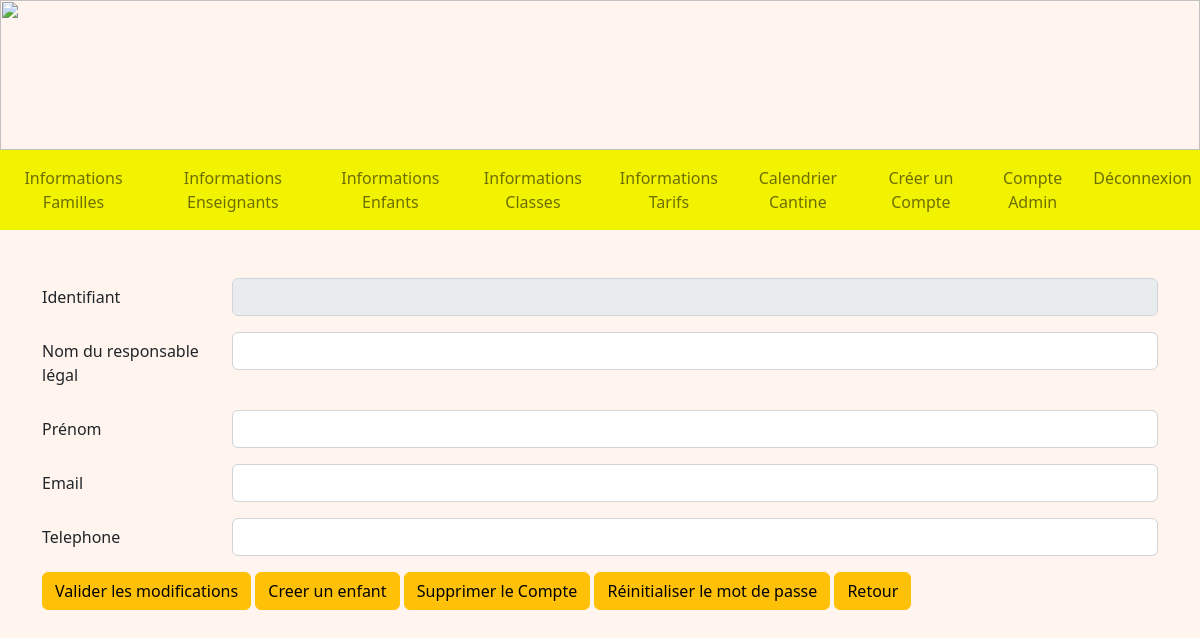
The app's page /detailsFamille/4 (signed in), older data.
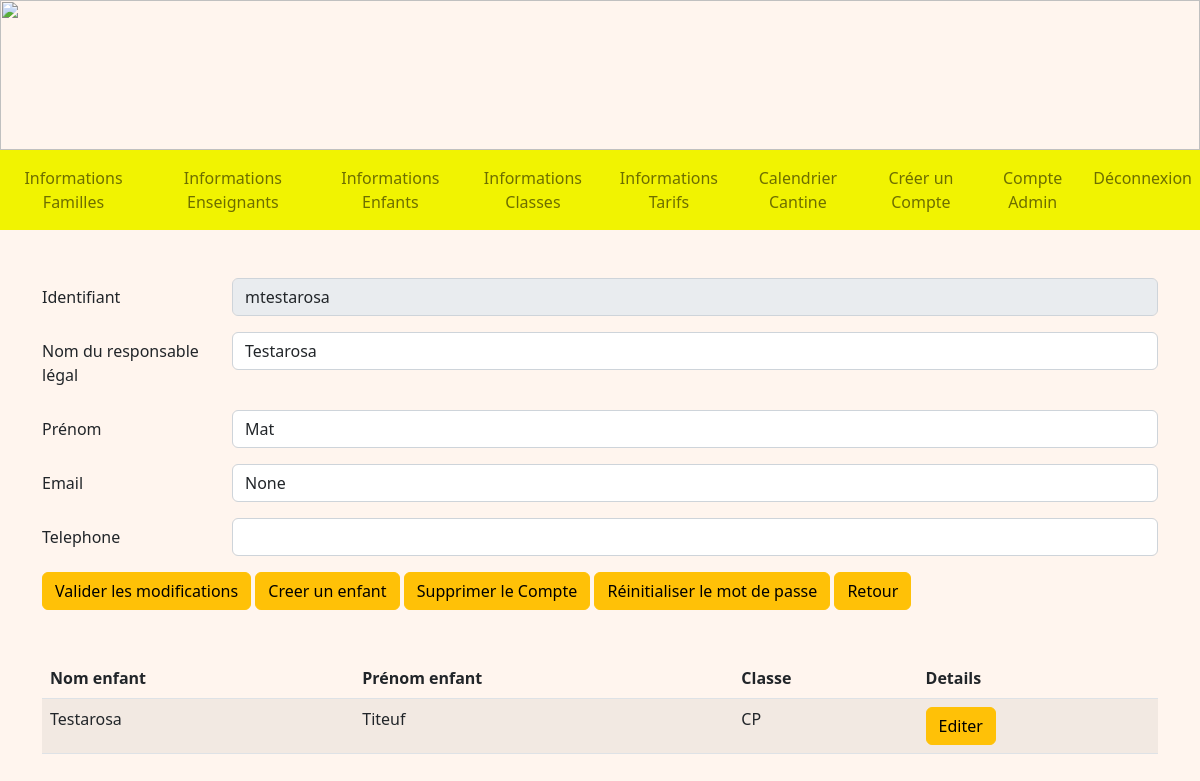
The same page, newer data.
### tables this page shows
CREATE TABLE Representant (
  code_representant integer primary key autoincrement,
  nom_representant TEXT NOT NULL,
  prenom_representant TEXT NOT NULL,
  telephone TEXT,
  email TEXT,
  identifiant TEXT NOT NULL,
  FOREIGN KEY (identifiant) REFERENCES Compte(identifiant)
);

CREATE TABLE Enfant (
  code_enfant integer primary key autoincrement,
  nom_enfant TEXT NOT NULL,
  prenom_enfant TEXT NOT NULL,
  code_tarif integer NOT NULL,
  code_classe integer NOT NULL,
  code_representant integer NOT NULL,
  code_formule integer NOT NULL,
  FOREIGN KEY (code_tarif) REFERENCES Tarif(code_tarif),
  FOREIGN KEY (code_classe) REFERENCES Classe(code_classe),
  FOREIGN KEY (code_representant) REFERENCES Representant(code_representant)
  FOREIGN KEY (code_formule) REFERENCES Formule(code_formule)
);

CREATE TABLE Classe (
  code_classe integer primary key autoincrement,
  nom_classe TEXT NOT NULL,
  code_type integer NOT NULL,
  FOREIGN KEY(code_type) REFERENCES TypeDeClasse(code_type)
);

### admin.py (the view)
@app.route('/detailsFamille/<int:code_rep>', methods = ["POST", "GET"])
@login_required
def detailsFamille(code_rep):
    db = get_db()
    cur = db.cursor()
    user = cur.execute("SELECT type_compte FROM Compte WHERE identifiant = ?", (flask_login.current_user.name, )).fetchone()
    if user[0] == 'Admin':
        if request.method == "POST":
            cur.execute("UPDATE Representant SET nom_representant=?, prenom_representant = ?, telephone = ?, email = ? WHERE code_representant = ?",
            (request.form["surname"], request.form["name"], request.form["phone"], request.form["mail"], code_rep, ))
            db.commit()
        representant = cur.execute("SELECT R.*, C.mot_de_passe FROM Representant AS R INNER JOIN Compte AS C ON R.identifiant = C.identifiant WHERE R.code_representant = ?", (code_rep, )).fetchone()
        enfants = cur.execute("SELECT E.nom_enfant, E.prenom_enfant, C.nom_classe, E.code_enfant FROM Enfant AS E INNER JOIN Classe AS C ON E.code_classe = C.code_classe WHERE code_representant = ? ORDER BY E.nom_enfant, E.prenom_enfant" ,  (code_rep, )).fetchall()
        return render_template('A_detailsFamille.html', representant = representant, enfants = enfants)
    if user[0] == 'Enseignant':
        return redirect(url_for('accueilEnseignant'))
    return redirect(url_for('accueil'))

### main.py (called while the page is built)
@login_manager.user_loader
def load_user(user_id):
    db = get_db()
    cur = db.cursor()
    user = cur.execute('SELECT identifiant, mot_de_passe FROM Compte WHERE identifiant=?', (user_id, )).fetchone()
    return User(user[0], user[1])

def get_db():
    if 'db' not in g:
        g.db = sqlite3.connect(DATABASE)
    return g.db

@app.teardown_appcontext
def close_connection(exception):
    db = g.pop('db', None)
    if db is not None:
        db.close()

### templates/A_detailsFamille.html (shortened to what this page needs)
<!DOCTYPE html>
<html>
<head>
    {% extends "A_layout.html" %}
    {% block content %}
    <div class="container mt-5 mb-5">
        <form method="POST">
            <div class="row mb-3">
                <label for="id" class="col-sm-2 col-form-label">Identifiant</label>
                <div class="col-sm-10">
                    <input name="id" type="text" class="form-control" id="id" value="{{representant[(5)]}}" disabled>
                </div>
            </div>
            <div class="row mb-3">
                <label for="surname" class="col-sm-2 col-form-label">Nom du responsable légal</label>
                <div class="col-sm-10">
                    <input name="surname" type="name" class="form-control" id="surname" value="{{representant[1]}}"
                        required>
                </div>
            </div>
            <div class="row mb-3">
                <label for="name" class="col-sm-2 col-form-label">Prénom</label>
                <div class="col-sm-10">
                    <input name="name" type="name" class="form-control" id="name" value="{{representant[2]}}" required>
                </div>
            </div>
            <div class="row mb-3">
                <label for="mail" class="col-sm-2 col-form-label">Email</label>
                <div class="col-sm-10">
                    <input name="mail" type="email" class="form-control" id="mail" value="{{representant[4]}}">
                </div>
            </div>
            <div class="row mb-3">
                <label for="phone" class="col-sm-2 col-form-label">Telephone</label>
                <div class="col-sm-10">
                    <input name="phone" type="number" class="form-control" id="phone" value="{{representant[3]}}">
                </div>
            </div>
            <button type="submit" class="btn btn-warning">Valider les modifications</button>
            <a href="/ajouterEnfant/{{ representant[0] }}" class="btn btn-warning">Creer un enfant</a>
            <a href="/suppressionR/{{ representant[0] }}" class="btn btn-warning"
                onclick="if (confirm('Voulez-vous vraiment supprimer ce compte ?')) commentDelete(1); return false">Supprimer
                le Compte</a>
            <a href="/modifMDPR/{{ representant[0] }}" class="btn btn-warning"
                onclick="if (confirm('Voulez-vous vraiment reinitialiser le mot de passe ?')) commentDelete(1); return false">Réinitialiser
                le mot de
                passe</a>
            <a href="/infosFamilles" class="btn btn-warning">Retour</a>
        </form>
    </div>
    {% if enfants%}
    <div class="container mt-5 mb-5">
        <table class="table table-striped">
            <thead>
                <tr>
                    <div class="container mt-5 mb-5">
                        <th scope="col">Nom enfant</th>
                        <th scope="col">Prénom enfant</th>
                        <th scope="col">Classe</th>
                        <th scope="col">Details</th>
                </tr>
            </thead>
            <tbody>
                {% for enfant in enfants %}
                <tr>
                    <div class="container mt-5 mb-5">
                        <td>{{ enfant[0] }}</td>
                        <td>{{ enfant[1] }}</td>
                        <td>{{ enfant[2] }}</td>
                        <td>
                            <a href="/detailsEnfant/{{ enfant[3] }}" class="btn btn-warning">Editer</a>
                        </td>
                </tr>
                {% endfor %}
            </tbody>
        </table>
    </div>
    {% endif %}
    {% endblock %}

Row changes from the older to the newer data that the page shows:
added Representant: id "mtestarosa", surname "Testarosa", name "Mat"
added Enfant: nom_enfant "Testarosa", prenom_enfant "Titeuf", nom_classe "CP"
Text that changed along with them:
form field mail: (not shown) → "None"
text now shown: "Nom enfant Prénom enfant Classe Details"
